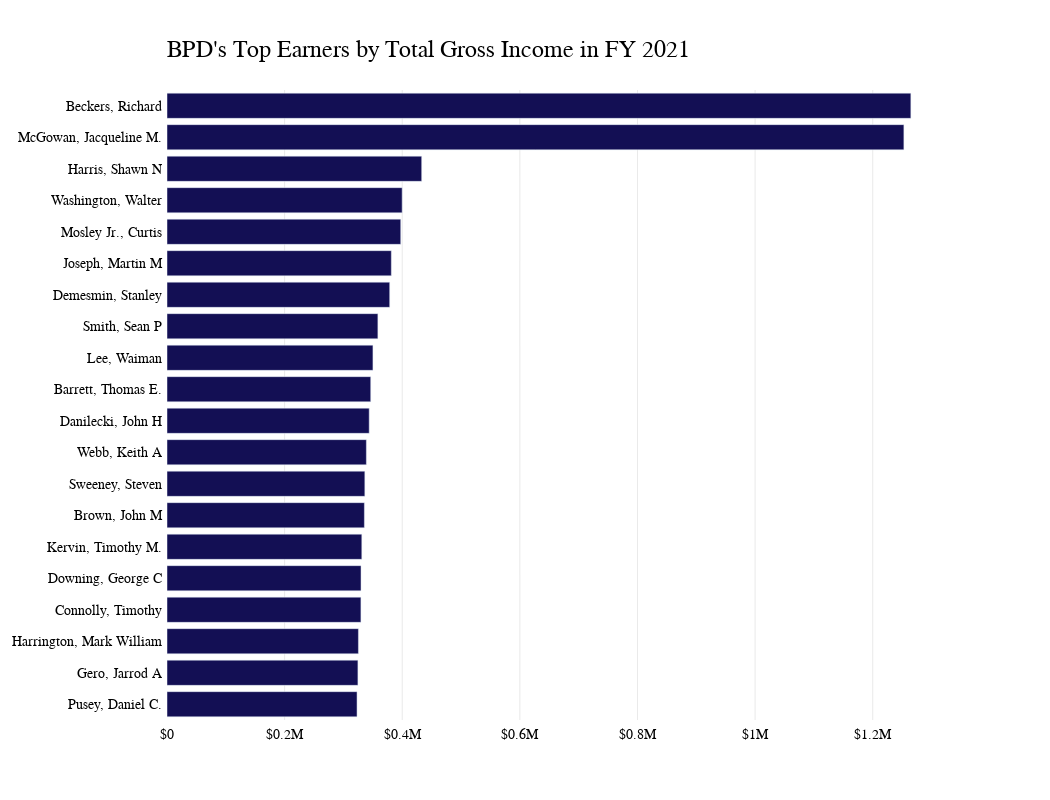

Source (notebook cell):
### Code cell
# do the same thing as above but useing plotly
#  randomly use the color in the color list to color the bars, but #0055aa or #EF404E must be used at least once
# remove the x and y labels
# top21=df21.sort_values(by='TOTAL_GROSS',ascending=False)

fig = px.bar(top21_20, x='TOTAL_GROSS', y='NAME', orientation='h', title='<b>2021 Top Earners<b>', color_discrete_sequence=['#130F54'])
# remove the x and y labels
fig.update_layout(xaxis_title='', yaxis_title='')
# change the frount of thing other than title to GT-America-Standard-regular

fig.update_layout(font=dict(family="GT America", size=12, color="#000000"))


# make the background color to be transparent 
fig.update_layout(plot_bgcolor='rgba(0,0,0,0)')
fig.update_xaxes(showgrid=True, gridwidth=0.5, gridcolor='LightGray')
fig.update_yaxes(autorange="reversed")
# Aesthetic customizations
fig.update_layout(
    plot_bgcolor='rgba(0,0,0,0)',
    font_family="GT America",
    font_color="black",
    font_size=14,
    xaxis_title=None,
    yaxis_title=None,
    xaxis_tickprefix = '$',
    margin=dict(
        l=100,
        r=100,
        b=80,
        t=90,
        pad=4
    ),
    height=800,
    width=1050,
)

# Customize title!
fig.update_layout(
    title=go.layout.Title(
        text="BPD's Top Earners by Total Gross Income in FY 2021",
        xref="paper",
        x=0,
        y=.95,
        font_family="GT America Bold",
        font_size=24
    )
)



fig.show()

### Figure 1 — Plotly figure (JSON) as saved in the notebook; plotly's stock layout.template omitted (floating-point values rounded to 4 significant figures)
{"data": [{"alignmentgroup": "True", "hovertemplate": "TOTAL_GROSS=%{x}<br>NAME=%{y}<extra></extra>", "legendgroup": "", "marker": {"color": "#130F54", "pattern": {"shape": ""}}, "name": "", "offsetgroup": "", "orientation": "h", "showlegend": false, "textposition": "auto", "type": "bar", "x": [1265000.0, 1253000.0, 433100.0, 399800.0, 397400.0, 381400.0, 378700.0, 358600.0, 350200.0, 346400.0, 343800.0, 339000.0, 336400.0, 335600.0, 331200.0, 329900.0, 329700.0, 325500.0, 324600.0, 323100.0], "xaxis": "x", "y": ["Beckers, Richard", "McGowan, Jacqueline M.", "Harris, Shawn N", "Washington, Walter", "Mosley Jr., Curtis", "Joseph, Martin M", "Demesmin, Stanley", "Smith, Sean P", "Lee, Waiman", "Barrett, Thomas E.", "Danilecki, John H", "Webb, Keith A", "Sweeney, Steven", "Brown, John M", "Kervin, Timothy M.", "Downing, George C", "Connolly, Timothy", "Harrington, Mark William", "Gero, Jarrod A", "Pusey, Daniel C."], "yaxis": "y"}], "layout": {"barmode": "relative", "font": {"color": "black", "family": "GT America", "size": 14}, "height": 800, "legend": {"tracegroupgap": 0}, "margin": {"b": 80, "l": 100, "pad": 4, "r": 100, "t": 90}, "plot_bgcolor": "rgba(0,0,0,0)", "title": {"font": {"family": "GT America Bold", "size": 24}, "text": "BPD's Top Earners by Total Gross Income in FY 2021", "x": 0, "xref": "paper", "y": 0.95}, "width": 1050, "xaxis": {"anchor": "y", "domain": [0, 1], "gridcolor": "LightGray", "gridwidth": 0.5, "showgrid": true, "tickprefix": "$", "title": {}}, "yaxis": {"anchor": "x", "autorange": "reversed", "domain": [0, 1], "title": {}}}}
